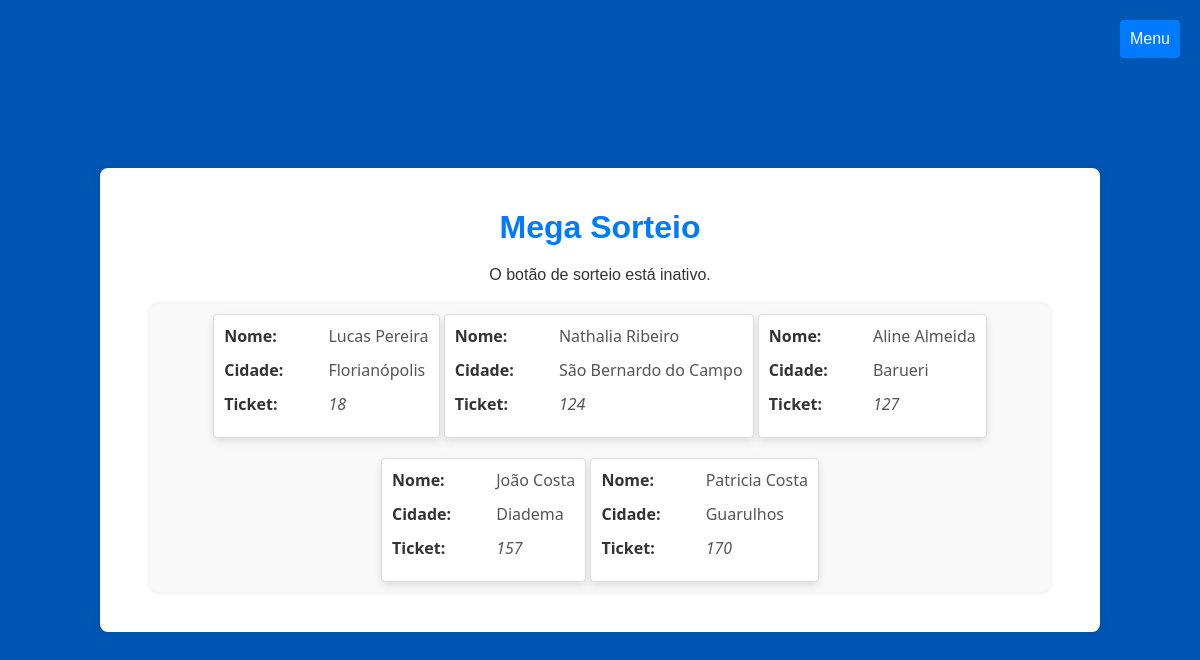
/clientes/lista-clientes/ (signed in), run on the app's committed database.
### clientes/models.py (models this page shows, shortened)
class Cliente(models.Model):
    id_cliente = models.CharField(max_length=255)
    nome = models.CharField(max_length=255)
    numero = models.CharField(max_length=20)
    cpf = models.CharField(max_length=14)
    ticket = models.IntegerField()
    cidade = models.CharField(max_length=255, blank=True, null=True)
    sorteado = models.BooleanField(default=False)

### clientes/views.py (the view)
# urls.py: path('lista-clientes/', views.lista_clientes, name='lista_clientes'),
@user_passes_test(admin_required, login_url='/admin/login/')
def lista_clientes(request):
    configuracao = Configuracao.objects.first()
    if request.method == 'POST' and configuracao and configuracao.botao_ativo:
        quantidade_exibida = configuracao.quantidade_exibida
        Cliente.objects.all().update(sorteado=False)
        clientes_unicos = Cliente.objects.values('id', 'nome', 'cpf', 'ticket', 'cidade').annotate(count=Count('cpf')).filter(count=1)
        clientes_unicos = list(clientes_unicos)
        random.shuffle(clientes_unicos)
        def selecionar_clientes_unicos(clientes, quantidade):
            selecionados = []
            cpfs = set()
            for cliente in clientes:
                if cliente['cpf'] not in cpfs:
                    selecionados.append(cliente)
                    cpfs.add(cliente['cpf'])
                if len(selecionados) == quantidade:
                    break
            return selecionados
        clientes_sorteados = []
        tentativas = 0
        max_tentativas = 10  # Número máximo de tentativas para evitar loops infinitos
        while len(clientes_sorteados) < quantidade_exibida and tentativas < max_tentativas:
            tentativas += 1
            random.shuffle(clientes_unicos)
            clientes_sorteados = selecionar_clientes_unicos(clientes_unicos, quantidade_exibida)
        if len(clientes_sorteados) < quantidade_exibida:
            clientes_sorteados = clientes_unicos[:quantidade_exibida]
        Cliente.objects.filter(id__in=[cliente['id'] for cliente in clientes_sorteados]).update(sorteado=True)
        clientes_sorteados = Cliente.objects.filter(id__in=[cliente['id'] for cliente in clientes_sorteados])
    else:
        clientes_sorteados = Cliente.objects.filter(sorteado=True)
    config = ConfiguracaoSite.objects.first()
    context = {
        'clientes': clientes_sorteados,
        'botao_ativo': configuracao.botao_ativo if configuracao else False,
        'config': config
    }
    return render(request, 'clientes/lista_clientes.html', context)

### clientes/views.py (called while the page is built)
def admin_required(user):
    return user.is_superuser

### clientes/templates/clientes/lista_clientes.html (shortened to what this page needs)
<!DOCTYPE html>
<html>
<head>
</head>
<body>
    <div class="container">
        <h1>Mega Sorteio</h1>
        <div class="button-container">
            {% if botao_ativo %}
            <form id="sortear-form" method="POST" action="{% url 'clientes:lista_clientes' %}">
                {% csrf_token %}
                <button type="submit">Sortear</button>
            </form>
            {% else %}
            <p>O botão de sorteio está inativo.</p>
            {% endif %}
        </div>
        <div id="clientes-list" class="clientes-list">
            <ul id="clientes-ul">
                {% if clientes %}
                    {% for cliente in clientes %}
                        <li data-timestamp="{{ forloop.counter0 }}" class="cliente-item">
                            <div class="cliente-info">
                                <strong class="label">Nome:</strong> <span class="value">{{ cliente.nome }}</span>
                            </div>
                            <div class="cliente-info">
                                <strong class="label">Cidade:</strong> <span class="value">{{ cliente.cidade }}</span>
                            </div>
                            <div class="cliente-info">
                                <strong class="label">Ticket:</strong> <em class="value">{{ cliente.ticket }}</em>
                            </div>
                        </li>
                    {% endfor %}
                {% else %}
                    <p class="no-clients">O sorteio ainda não foi realizado.</p>
                {% endif %}
            </ul>
        </div>
    </div>
    <div class="menu">
        <button class="menu-button" onclick="toggleMenu()">Menu</button>
    </div>
</body>
</html>

### data on the page
Cliente: nome "Lucas Pereira", cidade "Florianópolis", ticket "18"
Cliente: nome "Nathalia Ribeiro", cidade "São Bernardo do Campo", ticket "124"
Cliente: nome "Aline Almeida", cidade "Barueri", ticket "127"
Cliente: nome "João Costa", cidade "Diadema", ticket "157"
Cliente: nome "Patricia Costa", cidade "Guarulhos", ticket "170"
